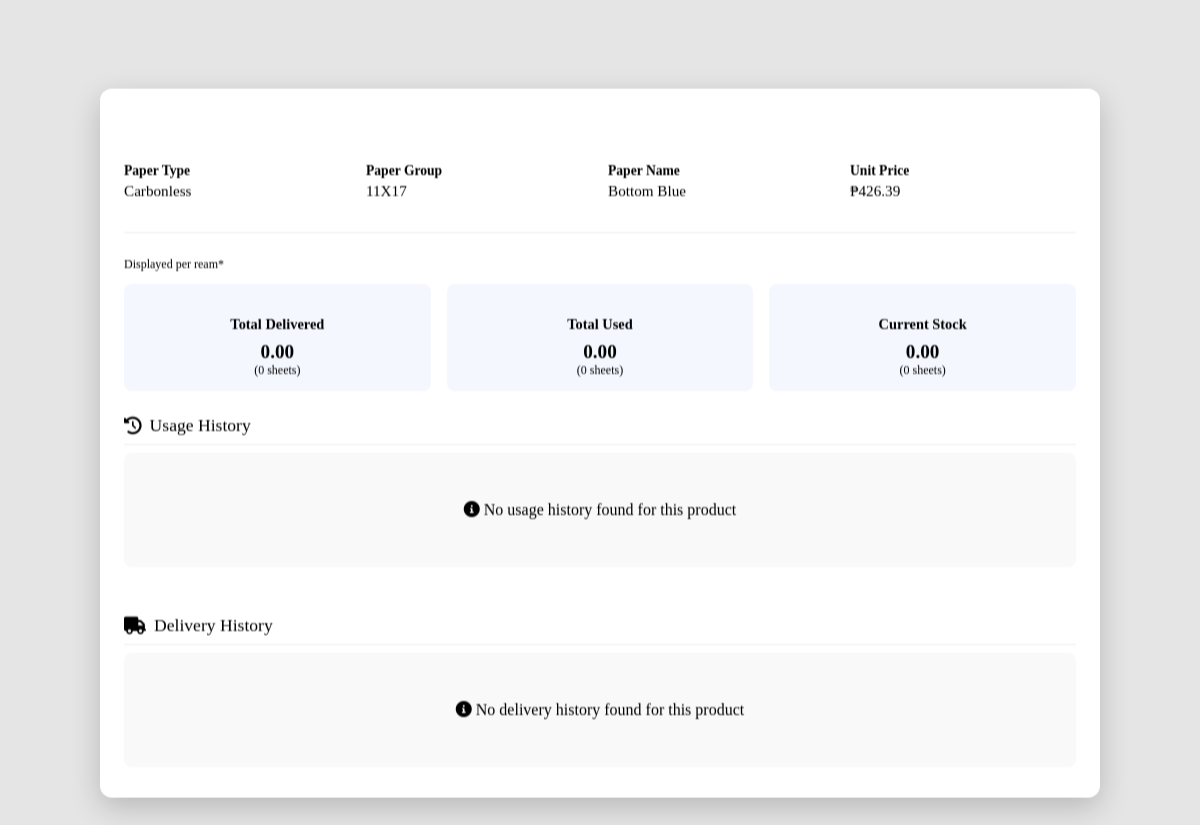
Before: /pages/product_info.php?id=55 (signed in) with the older database file.
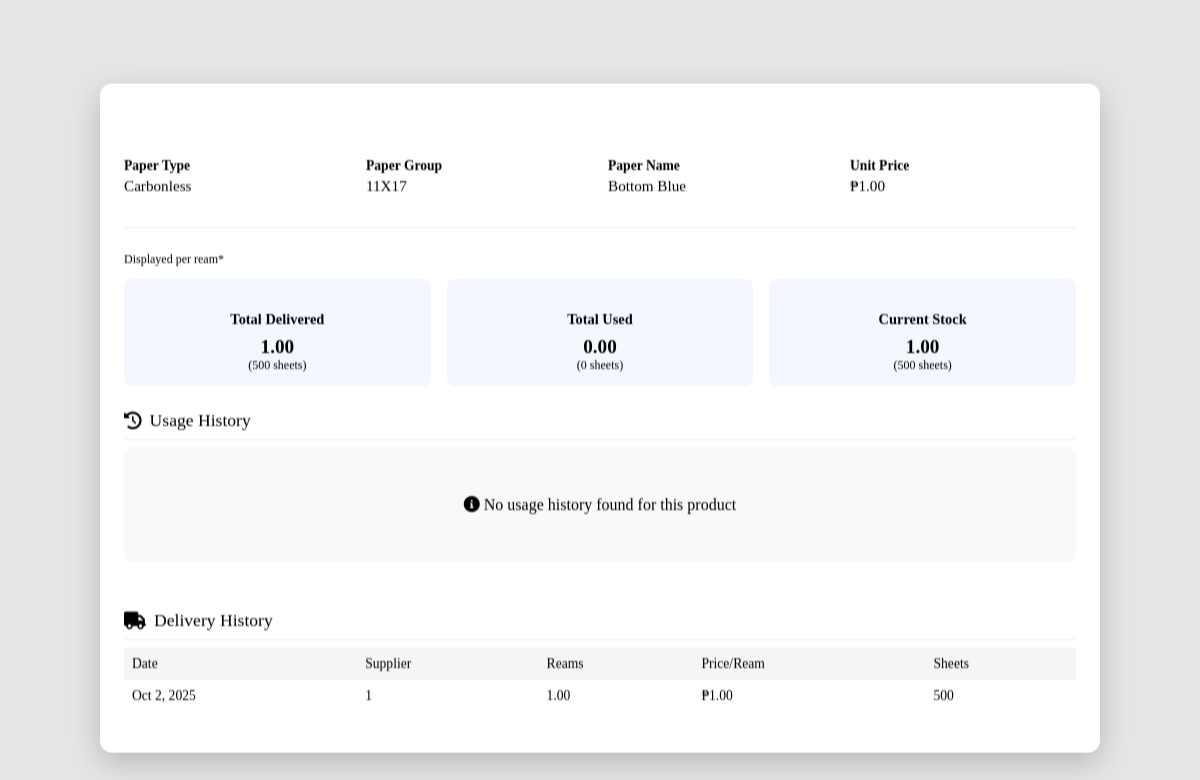
After: the same page with the newer database file.
### tables this page shows
CREATE TABLE `products` (
  `id` int(11) NOT NULL,
  `product_type` varchar(100) DEFAULT NULL,
  `product_group` varchar(100) DEFAULT NULL,
  `product_name` varchar(100) DEFAULT NULL,
  `unit_price` decimal(10,2) NOT NULL,
  `created_by` int(11) DEFAULT NULL
);

CREATE TABLE `delivery_logs` (
  `id` int(11) NOT NULL,
  `product_id` int(11) NOT NULL,
  `delivery_date` date DEFAULT curdate(),
  `delivered_reams` decimal(10,2) NOT NULL,
  `unit` varchar(50) DEFAULT NULL,
  `supplier_name` varchar(50) NOT NULL,
  `amount_per_ream` int(11) NOT NULL,
  `delivery_note` text DEFAULT NULL,
  `created_by` int(11) DEFAULT NULL
);

### pages/product_info.php (the view, shortened to what the changed rows need)
<?php
require_once '../config/db.php';
$product_id = intval($_GET['id'] ?? 0);
$query = "
    SELECT
        p.product_type,
        p.product_group,
        p.product_name,
        p.unit_price,
        COALESCE(d.total_delivered, 0) AS total_delivered,
        COALESCE(u.total_used, 0) AS total_used,
        COALESCE(d.total_delivered, 0) - COALESCE(u.total_used, 0) AS stock_balance
    FROM products p
    LEFT JOIN (
        SELECT product_id, SUM(delivered_reams * 500) AS total_delivered
        FROM delivery_logs
        GROUP BY product_id
    ) d ON p.id = d.product_id
    LEFT JOIN (
        SELECT product_id, SUM(used_sheets + COALESCE(spoilage_sheets, 0)) AS total_used
        FROM usage_logs
        GROUP BY product_id
    ) u ON p.id = u.product_id
    WHERE p.id = ?
    LIMIT 1
";
$stmt = $inventory->prepare($query);
$stmt->bind_param("i", $product_id);
$stmt->execute();
$result = $stmt->get_result();
$product = $result->fetch_assoc();
$delivery_query = "
    SELECT delivery_date, delivered_reams, supplier_name, amount_per_ream
    FROM delivery_logs
    WHERE product_id = ?
    ORDER BY delivery_date DESC
";
$delivery_stmt = $inventory->prepare($delivery_query);
$delivery_stmt->bind_param("i", $product_id);
$delivery_stmt->execute();
$delivery_history = $delivery_stmt->get_result();
?>
<!DOCTYPE html>
<html lang="en">
<head>
    <link rel="stylesheet" href="https://cdnjs.cloudflare.com/ajax/libs/font-awesome/6.0.0-beta3/css/all.min.css">
    <link rel="stylesheet" href="https://cdnjs.cloudflare.com/ajax/libs/animate.css/4.1.1/animate.min.css"/>
</head>
<body>
    <div id='productModalBody' class="floating-window">
        <div class="window-content">
            <div class="product-info-compact">
                <div class="info-item-compact">
                    <strong>Paper Type</strong>
                    <span><?= htmlspecialchars($product['product_type']) ?></span>
                </div>
                <div class="info-item-compact">
                    <strong>Paper Group</strong>
                    <span><?= htmlspecialchars($product['product_group']) ?></span>
                </div>
                <div class="info-item-compact">
                    <strong>Paper Name</strong>
                    <span><?= htmlspecialchars($product['product_name']) ?></span>
                </div>
                <div class="info-item-compact">
                    <strong>Unit Price</strong>
                    <span>₱<?= number_format($product['unit_price'], 2) ?></span>
                </div>
            </div>
            <div class="stock-summary-compact">
                <div class="stock-card-compact">
                    <h4>Total Delivered</h4>
                    <div class="stock-value-compact"><?= number_format($product['total_delivered'] / 500, 2) ?></div>
                    <div class="stock-unit-compact">(<?= number_format($product['total_delivered']) ?> sheets)</div>
                </div>
                <div class="stock-card-compact">
                    <h4>Current Stock</h4>
                    <div class="stock-value-compact"><?= number_format($product['stock_balance'] / 500, 2) ?></div>
                    <div class="stock-unit-compact">(<?= number_format($product['stock_balance']) ?> sheets)</div>
                </div>
            </div>
            <div class="container">
                <?php if ($delivery_history->num_rows > 0): ?>
                    <table class="compact-table" id="delivery-table">
                        <thead>
                            <tr>
                                <th>Date</th>
                                <th>Supplier</th>
                                <th>Reams</th>
                                <th>Price/Ream</th>
                                <th>Sheets</th>
                            </tr>
                        </thead>
                        <tbody>
                            <?php
                            $delivery_rows = $delivery_history->fetch_all(MYSQLI_ASSOC);
                            $delivery_count = count($delivery_rows);
                            $display_delivery = min(10, $delivery_count);
                            for ($i = 0; $i < $display_delivery; $i++):
                                $row = $delivery_rows[$i];
                            ?>
                                <tr>
                                    <td><?= date("M j, Y", strtotime($row['delivery_date'])) ?></td>
                                    <td><?= htmlspecialchars($row['supplier_name']) ?></td>
                                    <td><?= number_format($row['delivered_reams'], 2) ?></td>
                                    <td>₱<?= number_format($row['amount_per_ream'], 2) ?></td>
                                    <td><?= number_format($row['delivered_reams'] * 500) ?></td>
                                </tr>
                            <?php endfor; ?>
                        </tbody>
                    </table>
                <?php else: ?>
                    <div class="empty-state">
                        <p><i class="fas fa-info-circle"></i> No delivery history found for this product</p>
                    </div>
                <?php endif; ?>
            </div>
        </div>
    </div>
</body>
</html>

Changed rows visible on the page:
changed products "Carbonless": unit_price "426.39" → "1.00"
added delivery_logs: delivery_date "Oct 2, 2025", supplier_name "1", delivered_reams "1.00", amount_per_ream "1.00", $row['delivered_reams']*500 "500"
Other visible differences:
$product['total_delivered'] / 500: "0.00" → "1.00"
$product['total_delivered']: "0" → "500"
$product['stock_balance'] / 500: "0.00" → "1.00"
$product['stock_balance']: "0" → "500"
text no longer shown: "No delivery history found for this product"
text now shown: "Date Supplier Reams Price/Ream Sheets"
